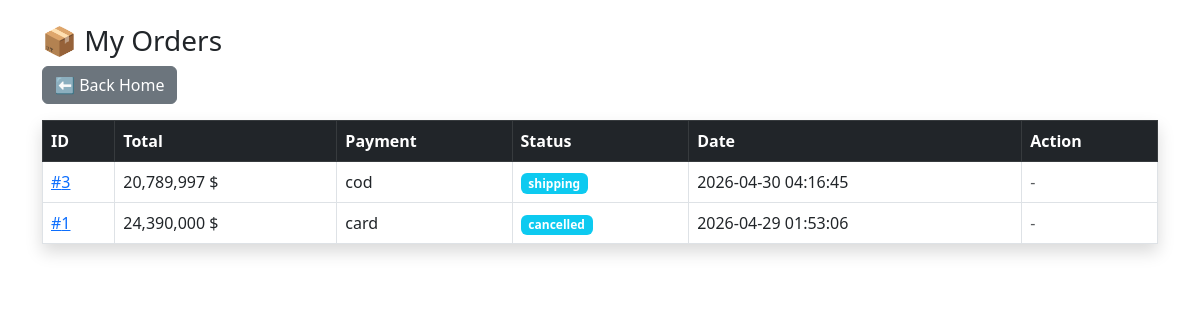
The app's page /index.php?action=my_orders (signed in) with its own data.
### tables this page shows
CREATE TABLE `orders` (
  `order_id` int NOT NULL,
  `user_id` int DEFAULT NULL,
  `total_price` decimal(12,2) DEFAULT '0.00',
  `address` text,
  `phone` varchar(20) DEFAULT NULL,
  `payment_method` enum('cod','card') DEFAULT NULL,
  `status` enum('pending','shipping','completed','cancelled') DEFAULT 'pending',
  `created_at` timestamp NULL DEFAULT CURRENT_TIMESTAMP
);

### controllers/OrderController.php (called while the page is built, shortened)
<?php
require_once __DIR__ . '/../config/database.php';
class OrderController {
    public function myOrders() {
        global $conn;
        $user_id = (int)$_SESSION['user']['user_id'];
        $orders = $conn->query("
            SELECT * FROM orders
            WHERE user_id = $user_id
            ORDER BY created_at DESC
        ");
        include __DIR__ . '/../views/order/my_orders.php';
    }
}

### views/order/my_orders.php (the view, shortened to what this page needs)
<!DOCTYPE html>
<html>
<head>
    <link href="https://cdn.jsdelivr.net/npm/bootstrap@5.3.0/dist/css/bootstrap.min.css" rel="stylesheet">
</head>
<body>
<div class="container mt-4">
    <h3>📦 My Orders</h3>
     <a href="index.php" class="btn btn-secondary mb-3">
        ⬅ Back Home
    </a>
    <table class="table table-bordered shadow">
        <thead class="table-dark">
            <tr>
                <th>ID</th>
                <th>Total</th>
                <th>Payment</th>
                <th>Status</th>
                <th>Date</th>
                <th>Action</th>
            </tr>
        </thead>
        <tbody>
            <?php while($o = $orders->fetch_assoc()): ?>
            <tr>
                <td>
                    <a href="index.php?action=order_detail&id=<?= $o['order_id'] ?>">
                        #<?= $o['order_id'] ?>
                    </a>
                </td>
                <td><?= number_format($o['total_price']) ?> $</td>
                <td><?= $o['payment_method'] ?></td>
                <td>
                    <span class="badge bg-info">
                        <?= $o['status'] ?>
                    </span>
                </td>
                <td><?= $o['created_at'] ?></td>
                <td>
                    <?php if($o['status'] == 'pending'): ?>
                        <a href="index.php?action=cancel_order&id=<?= $o['order_id'] ?>"
                        class="btn btn-danger btn-sm"
                        onclick="return confirm('Cancel this order?')">
                        ❌ Cancel
                        </a>
                    <?php else: ?>
                        <span class="text-muted">-</span>
                    <?php endif; ?>
                </td>
            </tr>
            <?php endwhile; ?>
        </tbody>
    </table>
</div>
</body>
</html>

### records on screen
orders: order_id "3", total_price "20,789,997", payment_method "cod", status "shipping", created_at "2026-04-30 04:16:45"
orders: order_id "1", total_price "24,390,000", payment_method "card", status "cancelled", created_at "2026-04-29 01:53:06"
